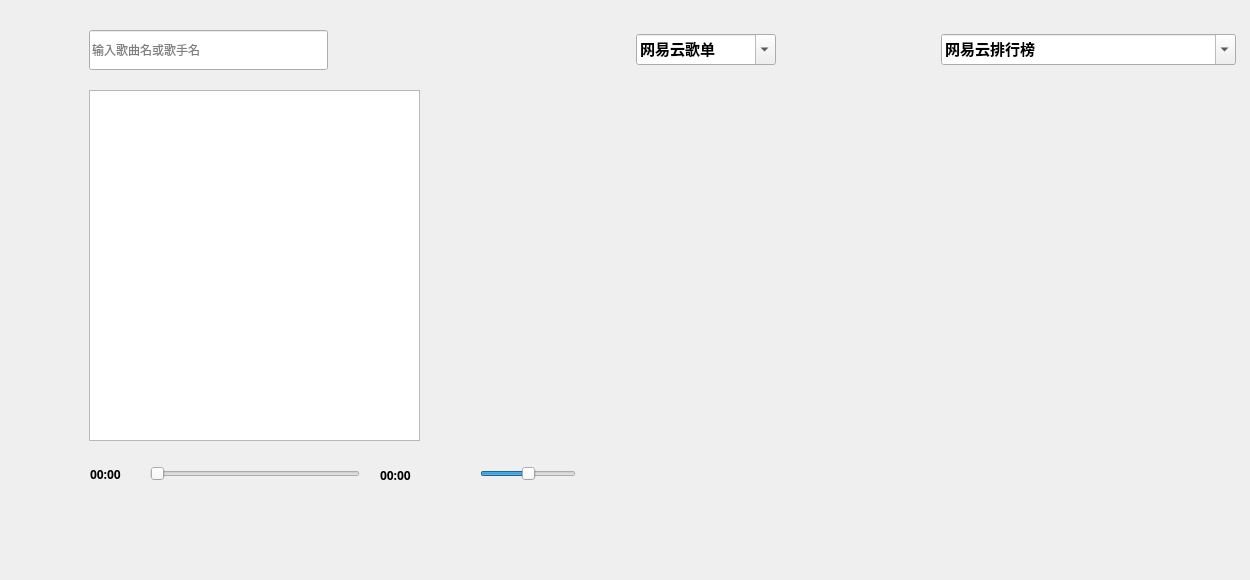
   <widget class="QWidget" name="tab_7">
    <attribute name="title">
     <string>Music</string>
    </attribute>
    <widget class="QWidget" name="gridLayoutWidget">
     <property name="geometry">
      <rect>
       <x>630</x>
       <y>70</y>
       <width>611</width>
       <height>501</height>
      </rect>
     </property>
     <layout class="QGridLayout" name="play_show">
      <item row="1" column="1">
       <widget class="QPushButton" name="title1">
        <property name="maximumSize">
         <size>
          <width>140</width>
          <height>60</height>
         </size>
        </property>
        <property name="font">
         <font>
          <family>思源黑体 CN Bold</family>
          <weight>75</weight>
          <bold>true</bold>
         </font>
        </property>
        <property name="toolTip">
         <string>单击</string>
        </property>
        <property name="styleSheet">
         <string notr="true">color: rgb(69, 137, 148);</string>
        </property>
        <property name="text">
         <string/>
        </property>
        <property name="flat">
         <bool>true</bool>
        </property>
       </widget>
      </item>
      <item row="2" column="3">
       <widget class="QLabel" name="img7">
        <property name="maximumSize">
         <size>
          <width>140</width>
          <height>140</height>
         </size>
        </property>
        <property name="toolTip">
         <string>点击下方标题</string>
        </property>
        <property name="text">
         <string/>
        </property>
        <property name="scaledContents">
         <bool>true</bool>
        </property>
       </widget>
      </item>
      <item row="2" column="0">
       <widget class="QLabel" name="img4">
        <property name="maximumSize">
         <size>
          <width>140</width>
          <height>140</height>
         </size>
        </property>
        <property name="toolTip">
         <string>点击下方标题</string>
        </property>
        <property name="text">
         <string/>
        </property>
        <property name="scaledContents">
         <bool>true</bool>
        </property>
       </widget>
      </item>
      <item row="0" column="1">
       <widget class="QLabel" name="img1">
        <property name="maximumSize">
         <size>
          <width>140</width>
          <height>140</height>
         </size>
        </property>
        <property name="toolTip">
         <string>点击下方标题</string>
        </property>
        <property name="text">
         <string/>
        </property>
        <property name="scaledContents">
         <bool>true</bool>
        </property>
       </widget>
      </item>
      <item row="3" column="2">
       <widget class="QPushButton" name="title6">
        <property name="maximumSize">
         <size>
          <width>140</width>
          <height>60</height>
         </size>
        </property>
        <property name="font">
         <font>
          <family>思源黑体 CN Bold</family>
          <weight>75</weight>
          <bold>true</bold>
         </font>
        </property>
        <property name="toolTip">
         <string>单击</string>
        </property>
        <property name="styleSheet">
         <string notr="true">color: rgb(69, 137, 148);</string>
        </property>
        <property name="text">
         <string/>
        </property>
        <property name="flat">
         <bool>true</bool>
        </property>
       </widget>
      </item>
      <item row="0" column="2">
       <widget class="QLabel" name="img2">
        <property name="maximumSize">
         <size>
          <width>140</width>
          <height>140</height>
         </size>
        </property>
        <property name="toolTip">
         <string>点击下方标题</string>
        </property>
        <property name="text">
         <string/>
        </property>
        <property name="scaledContents">
         <bool>true</bool>
        </property>
       </widget>
      </item>
      <item row="0" column="0">
       <widget class="QLabel" name="img0">
        <property name="enabled">
         <bool>true</bool>
        </property>
        <property name="maximumSize">
         <size>
          <width>140</width>
          <height>140</height>
         </size>
        </property>
        <property name="toolTip">
         <string>点击下方标题</string>
        </property>
        <property name="text">
         <string/>
        </property>
        <property name="scaledContents">
         <bool>true</bool>
        </property>
       </widget>
      </item>
      <item row="1" column="0">
       <widget class="QPushButton" name="title0">
        <property name="maximumSize">
         <size>
          <width>140</width>
          <height>60</height>
         </size>
        </property>
        <property name="font">
         <font>
          <family>思源黑体 CN Bold</family>
          <pointsize>9</pointsize>
          <weight>75</weight>
          <bold>true</bold>
         </font>
        </property>
        <property name="toolTip">
         <string>单击</string>
        </property>
        <property name="toolTipDuration">
         <number>-1</number>
        </property>
        <property name="styleSheet">
         <string notr="true">color: rgb(69, 137, 148);</string>
        </property>
        <property name="text">
         <string/>
        </property>
        <property name="flat">
         <bool>true</bool>
        </property>
       </widget>
      </item>
      <item row="2" column="1">
       <widget class="QLabel" name="img5">
        <property name="maximumSize">
         <size>
          <width>140</width>
          <height>140</height>
         </size>
        </property>
        <property name="toolTip">
         <string>点击下方标题</string>
        </property>
        <property name="text">
         <string/>
        </property>
        <property name="scaledContents">
         <bool>true</bool>
        </property>
       </widget>
      </item>
      <item row="3" column="0">
       <widget class="QPushButton" name="title4">
        <property name="maximumSize">
         <size>
          <width>140</width>
          <height>60</height>
         </size>
        </property>
        <property name="font">
         <font>
          <family>思源黑体 CN Bold</family>
          <weight>75</weight>
          <bold>true</bold>
         </font>
        </property>
        <property name="toolTip">
         <string>单击</string>
        </property>
        <property name="styleSheet">
         <string notr="true">color: rgb(69, 137, 148);</string>
        </property>
        <property name="text">
         <string/>
        </property>
        <property name="flat">
         <bool>true</bool>
        </property>
       </widget>
      </item>
      <item row="0" column="3">
       <widget class="QLabel" name="img3">
        <property name="maximumSize">
         <size>
          <width>140</width>
          <height>140</height>
         </size>
        </property>
        <property name="toolTip">
         <string>点击下方标题</string>
        </property>
        <property name="text">
         <string/>
        </property>
        <property name="scaledContents">
         <bool>true</bool>
        </property>
       </widget>
      </item>
      <item row="1" column="2">
       <widget class="QPushButton" name="title2">
        <property name="maximumSize">
         <size>
          <width>140</width>
          <height>60</height>
         </size>
        </property>
        <property name="font">
         <font>
          <family>思源黑体 CN Bold</family>
          <pointsize>9</pointsize>
          <weight>75</weight>
          <bold>true</bold>
         </font>
        </property>
        <property name="toolTip">
         <string>单击</string>
        </property>
        <property name="styleSheet">
         <string notr="true">color: rgb(69, 137, 148);</string>
        </property>
        <property name="text">
         <string/>
        </property>
        <property name="flat">
         <bool>true</bool>
        </property>
       </widget>
      </item>
      <item row="3" column="3">
       <widget class="QPushButton" name="title7">
        <property name="maximumSize">
         <size>
          <width>140</width>
          <height>60</height>
         </size>
        </property>
        <property name="font">
         <font>
          <family>思源黑体 CN Bold</family>
          <weight>75</weight>
          <bold>true</bold>
         </font>
        </property>
        <property name="toolTip">
         <string>单击</string>
        </property>
        <property name="styleSheet">
         <string notr="true">color: rgb(69, 137, 148);</string>
        </property>
        <property name="text">
         <string/>
        </property>
        <property name="flat">
         <bool>true</bool>
        </property>
       </widget>
      </item>
      <item row="1" column="3">
       <widget class="QPushButton" name="title3">
        <property name="maximumSize">
         <size>
          <width>140</width>
          <height>60</height>
         </size>
        </property>
        <property name="font">
         <font>
          <family>思源黑体 CN Bold</family>
          <weight>75</weight>
          <bold>true</bold>
         </font>
        </property>
        <property name="toolTip">
         <string>单击</string>
        </property>
        <property name="styleSheet">
         <string notr="true">color: rgb(69, 137, 148);</string>
        </property>
        <property name="text">
         <string/>
        </property>
        <property name="flat">
         <bool>true</bool>
        </property>
       </widget>
      </item>
      <item row="2" column="2">
       <widget class="QLabel" name="img6">
        <property name="maximumSize">
         <size>
          <width>140</width>
          <height>140</height>
         </size>
        </property>
        <property name="toolTip">
         <string>点击下方标题</string>
        </property>
        <property name="text">
         <string/>
        </property>
        <property name="scaledContents">
         <bool>true</bool>
        </property>
       </widget>
      </item>
      <item row="3" column="1">
       <widget class="QPushButton" name="title5">
        <property name="maximumSize">
         <size>
          <width>140</width>
          <height>60</height>
         </size>
        </property>
        <property name="font">
         <font>
          <family>思源黑体 CN Bold</family>
          <weight>75</weight>
          <bold>true</bold>
         </font>
        </property>
        <property name="toolTip">
         <string>单击</string>
        </property>
        <property name="styleSheet">
         <string notr="true">color: rgb(69, 137, 148);</string>
        </property>
        <property name="text">
         <string/>
        </property>
        <property name="flat">
         <bool>true</bool>
        </property>
       </widget>
      </item>
     </layout>
    </widget>
    <widget class="QLabel" name="label_15">
     <property name="geometry">
      <rect>
       <x>40</x>
       <y>30</y>
       <width>40</width>
       <height>40</height>
      </rect>
     </property>
     <property name="styleSheet">
      <string notr="true">image: url(./Image/home_sousuo.png);</string>
     </property>
     <property name="text">
      <string/>
     </property>
    </widget>
    <widget class="QLineEdit" name="home_input_Edit">
     <property name="geometry">
      <rect>
       <x>89</x>
       <y>30</y>
       <width>239</width>
       <height>40</height>
      </rect>
     </property>
     <property name="frame">
      <bool>true</bool>
     </property>
     <property name="dragEnabled">
      <bool>false</bool>
     </property>
     <property name="readOnly">
      <bool>false</bool>
     </property>
     <property name="placeholderText">
      <string>输入歌曲名或歌手名</string>
     </property>
     <property name="clearButtonEnabled">
      <bool>false</bool>
     </property>
    </widget>
    <widget class="QPushButton" name="home_Button_net">
     <property name="geometry">
      <rect>
       <x>362</x>
       <y>25</y>
       <width>64</width>
       <height>51</height>
      </rect>
     </property>
     <property name="font">
      <font>
       <family>微软雅黑</family>
       <pointsize>11</pointsize>
       <weight>75</weight>
       <italic>false</italic>
       <bold>true</bold>
       <underline>false</underline>
       <strikeout>false</strikeout>
       <kerning>true</kerning>
      </font>
     </property>
     <property name="toolTip">
      <string>网易云</string>
     </property>
     <property name="styleSheet">
      <string notr="true"/>
     </property>
     <property name="text">
      <string/>
     </property>
     <property name="icon">
      <iconset>
       <normaloff>Image/wyy.png</normaloff>Image/wyy.png</iconset>
     </property>
     <property name="iconSize">
      <size>
       <width>64</width>
       <height>64</height>
      </size>
     </property>
     <property name="checkable">
      <bool>false</bool>
     </property>
     <property name="autoExclusive">
      <bool>false</bool>
     </property>
     <property name="autoDefault">
      <bool>false</bool>
     </property>
     <property name="default">
      <bool>false</bool>
     </property>
     <property name="flat">
      <bool>true</bool>
     </property>
    </widget>
    <widget class="QListWidget" name="home_listWidget">
     <property name="geometry">
      <rect>
       <x>89</x>
       <y>90</y>
       <width>331</width>
       <height>351</height>
      </rect>
     </property>
     <property name="font">
      <font>
       <family>思源黑体 CN Bold</family>
       <pointsize>10</pointsize>
       <weight>75</weight>
       <italic>false</italic>
       <bold>true</bold>
       <underline>false</underline>
       <strikeout>false</strikeout>
      </font>
     </property>
    </widget>
    <widget class="QPushButton" name="music_pre">
     <property name="geometry">
      <rect>
       <x>172</x>
       <y>500</y>
       <width>48</width>
       <height>48</height>
      </rect>
     </property>
     <property name="minimumSize">
      <size>
       <width>48</width>
       <height>48</height>
      </size>
     </property>
     <property name="maximumSize">
      <size>
       <width>48</width>
       <height>48</height>
      </size>
     </property>
     <property name="toolTip">
      <string>上一首</string>
     </property>
     <property name="text">
      <string/>
     </property>
     <property name="icon">
      <iconset>
       <normaloff>Image/上一首-01.png</normaloff>Image/上一首-01.png</iconset>
     </property>
     <property name="iconSize">
      <size>
       <width>48</width>
       <height>48</height>
      </size>
     </property>
     <property name="flat">
      <bool>true</bool>
     </property>
    </widget>
    <widget class="QPushButton" name="music_start_stop">
     <property name="geometry">
      <rect>
       <x>232</x>
       <y>500</y>
       <width>48</width>
       <height>48</height>
      </rect>
     </property>
     <property name="minimumSize">
      <size>
       <width>48</width>
       <height>48</height>
      </size>
     </property>
     <property name="maximumSize">
      <size>
       <width>48</width>
       <height>48</height>
      </size>
     </property>
     <property name="toolTip">
      <string>播放/暂停</string>
     </property>
     <property name="text">
      <string/>
     </property>
     <property name="icon">
      <iconset>
       <normaloff>Image/播放-01.png</normaloff>Image/播放-01.png</iconset>
     </property>
     <property name="iconSize">
      <size>
       <width>48</width>
       <height>48</height>
      </size>
     </property>
     <property name="flat">
      <bool>true</bool>
     </property>
    </widget>
    <widget class="QPushButton" name="music_next">
     <property name="geometry">
      <rect>
       <x>292</x>
       <y>500</y>
       <width>48</width>
       <height>48</height>
      </rect>
     </property>
     <property name="minimumSize">
      <size>
       <width>48</width>
       <height>48</height>
      </size>
     </property>
     <property name="maximumSize">
      <size>
       <width>48</width>
       <height>48</height>
      </size>
     </property>
     <property name="toolTip">
      <string>下一首</string>
     </property>
     <property name="text">
      <string/>
     </property>
     <property name="icon">
      <iconset>
       <normaloff>Image/下一首-01.png</normaloff>Image/下一首-01.png</iconset>
     </property>
     <property name="iconSize">
      <size>
       <width>48</width>
       <height>48</height>
      </size>
     </property>
     <property name="flat">
      <bool>true</bool>
     </property>
    </widget>
    <widget class="QLabel" name="home_m">
     <property name="geometry">
      <rect>
       <x>40</x>
       <y>454</y>
       <width>40</width>
       <height>40</height>
      </rect>
     </property>
     <property name="styleSheet">
      <string notr="true">image: url(./Image/home_music.png);</string>
     </property>
     <property name="text">
      <string/>
     </property>
    </widget>
    <widget class="QLabel" name="time_pre_2">
     <property name="geometry">
      <rect>
       <x>90</x>
       <y>450</y>
       <width>40</width>
       <height>49</height>
      </rect>
     </property>
     <property name="font">
      <font>
       <family>思源黑体 CN Bold</family>
       <pointsize>9</pointsize>
       <weight>75</weight>
       <italic>false</italic>
       <bold>true</bold>
       <underline>false</underline>
       <strikeout>false</strikeout>
      </font>
     </property>
     <property name="text">
      <string>00:00</string>
     </property>
    </widget>
    <widget class="QSlider" name="time_line">
     <property name="geometry">
      <rect>
       <x>150</x>
       <y>464</y>
       <width>210</width>
       <height>20</height>
      </rect>
     </property>
     <property name="tracking">
      <bool>true</bool>
     </property>
     <property name="orientation">
      <enum>Qt::Horizontal</enum>
     </property>
     <property name="invertedAppearance">
      <bool>false</bool>
     </property>
     <property name="invertedControls">
      <bool>false</bool>
     </property>
     <property name="tickPosition">
      <enum>QSlider::NoTicks</enum>
     </property>
     <property name="tickInterval">
      <number>0</number>
     </property>
    </widget>
    <widget class="QLabel" name="time_pre_3">
     <property name="geometry">
      <rect>
       <x>380</x>
       <y>450</y>
       <width>40</width>
       <height>51</height>
      </rect>
     </property>
     <property name="font">
      <font>
       <family>思源黑体 CN Bold</family>
       <pointsize>9</pointsize>
       <weight>75</weight>
       <italic>false</italic>
       <bold>true</bold>
       <underline>false</underline>
       <strikeout>false</strikeout>
      </font>
     </property>
     <property name="text">
      <string>00:00</string>
     </property>
    </widget>
    <widget class="QLabel" name="volume">
     <property name="geometry">
      <rect>
       <x>587</x>
       <y>459</y>
       <width>30</width>
       <height>30</height>
      </rect>
     </property>
     <property name="text">
      <string/>
     </property>
     <property name="pixmap">
      <pixmap>Image/horn.png</pixmap>
     </property>
    </widget>
    <widget class="QSlider" name="volume_line">
     <property name="geometry">
      <rect>
       <x>480</x>
       <y>464</y>
       <width>96</width>
       <height>20</height>
      </rect>
     </property>
     <property name="pageStep">
      <number>0</number>
     </property>
     <property name="value">
      <number>50</number>
     </property>
     <property name="orientation">
      <enum>Qt::Horizontal</enum>
     </property>
     <property name="tickPosition">
      <enum>QSlider::NoTicks</enum>
     </property>
     <property name="tickInterval">
      <number>0</number>
     </property>
    </widget>
    <widget class="QPushButton" name="home_download_Button">
     <property name="geometry">
      <rect>
       <x>426</x>
       <y>500</y>
       <width>50</width>
       <height>50</height>
      </rect>
     </property>
     <property name="font">
      <font>
       <family>微软雅黑</family>
       <pointsize>10</pointsize>
       <weight>75</weight>
       <italic>false</italic>
       <bold>true</bold>
       <underline>false</underline>
       <strikeout>false</strikeout>
       <kerning>true</kerning>
      </font>
     </property>
     <property name="toolTip">
      <string>下载音乐</string>
     </property>
     <property name="text">
      <string/>
     </property>
     <property name="icon">
      <iconset>
       <normaloff>Image/dowload.png</normaloff>Image/dowload.png</iconset>
     </property>
     <property name="iconSize">
      <size>
       <width>50</width>
       <height>50</height>
      </size>
     </property>
     <property name="flat">
      <bool>true</bool>
     </property>
    </widget>
    <widget class="QPushButton" name="open_Button_4">
     <property name="geometry">
      <rect>
       <x>502</x>
       <y>500</y>
       <width>52</width>
       <height>52</height>
      </rect>
     </property>
     <property name="font">
      <font>
       <family>微软雅黑</family>
       <pointsize>10</pointsize>
       <weight>75</weight>
       <italic>false</italic>
       <bold>true</bold>
       <underline>false</underline>
       <strikeout>false</strikeout>
       <kerning>true</kerning>
      </font>
     </property>
     <property name="toolTip">
      <string>打开文件夹</string>
     </property>
     <property name="text">
      <string/>
     </property>
     <property name="icon">
      <iconset>
       <normaloff>Image/file.png</normaloff>Image/file.png</iconset>
     </property>
     <property name="iconSize">
      <size>
       <width>52</width>
       <height>52</height>
      </size>
     </property>
     <property name="flat">
      <bool>true</bool>
     </property>
    </widget>
    <widget class="QLabel" name="home_music_name_label">
     <property name="geometry">
      <rect>
       <x>43</x>
       <y>514</y>
       <width>110</width>
       <height>21</height>
      </rect>
     </property>
     <property name="font">
      <font>
       <family>思源黑体 CN Bold</family>
       <pointsize>10</pointsize>
      </font>
     </property>
     <property name="styleSheet">
      <string notr="true">color: rgb(8, 169, 255);</string>
     </property>
     <property name="text">
      <string/>
     </property>
    </widget>
    <widget class="QPushButton" name="song_modle">
     <property name="geometry">
      <rect>
       <x>437</x>
       <y>460</y>
       <width>30</width>
       <height>30</height>
      </rect>
     </property>
     <property name="minimumSize">
      <size>
       <width>30</width>
       <height>30</height>
      </size>
     </property>
     <property name="maximumSize">
      <size>
       <width>30</width>
       <height>30</height>
      </size>
     </property>
     <property name="toolTip">
      <string>列表循环</string>
     </property>
     <property name="text">
      <string/>
     </property>
     <property name="icon">
      <iconset>
       <normaloff>Image/列表循环.png</normaloff>Image/列表循环.png</iconset>
     </property>
     <property name="iconSize">
      <size>
       <width>30</width>
       <height>30</height>
      </size>
     </property>
     <property name="flat">
      <bool>true</bool>
     </property>
    </widget>
    <widget class="QComboBox" name="home_comboBox">
     <property name="geometry">
      <rect>
       <x>636</x>
       <y>34</y>
       <width>140</width>
       <height>31</height>
      </rect>
     </property>
     <property name="font">
      <font>
       <family>思源黑体 CN Bold</family>
       <pointsize>11</pointsize>
       <weight>75</weight>
       <italic>false</italic>
       <bold>true</bold>
       <underline>false</underline>
       <strikeout>false</strikeout>
      </font>
     </property>
     <property name="editable">
      <bool>true</bool>
     </property>
     <property name="duplicatesEnabled">
      <bool>false</bool>
     </property>
     <property name="frame">
      <bool>true</bool>
     </property>
     <item>
      <property name="text">
       <string>网易云歌单</string>
      </property>
     </item>
     <item>
      <property name="text">
       <string>华语</string>
      </property>
     </item>
     <item>
      <property name="text">
       <string>欧美</string>
      </property>
     </item>
     <item>
      <property name="text">
       <string>日语</string>
      </property>
     </item>
     <item>
      <property name="text">
       <string>韩语</string>
      </property>
     </item>
     <item>
      <property name="text">
       <string>粤语</string>
      </property>
     </item>
     <item>
      <property name="text">
       <string>说唱</string>
      </property>
     </item>
     <item>
      <property name="text">
       <string>流行</string>
      </property>
     </item>
     <item>
      <property name="text">
       <string>民谣</string>
      </property>
     </item>
     <item>
      <property name="text">
       <string>爵士</string>
      </property>
     </item>
     <item>
      <property name="text">
       <string>乡村</string>
      </property>
     </item>
     <item>
      <property name="text">
       <string>古典</string>
      </property>
     </item>
     <item>
      <property name="text">
       <string>古风</string>
      </property>
     </item>
     <item>
      <property name="text">
       <string>清晨</string>
      </property>
     </item>
     <item>
      <property name="text">
       <string>夜晚</string>
      </property>
     </item>
     <item>
      <property name="text">
       <string>学习</string>
      </property>
     </item>
     <item>
      <property name="text">
       <string>工作</string>
      </property>
     </item>
    </widget>
    <widget class="QPushButton" name="home_Button_qq">
     <property name="geometry">
      <rect>
       <x>450</x>
       <y>25</y>
       <width>64</width>
       <height>51</height>
      </rect>
     </property>
     <property name="font">
      <font>
       <family>微软雅黑</family>
       <pointsize>11</pointsize>
       <weight>75</weight>
       <italic>false</italic>
       <bold>true</bold>
       <underline>false</underline>
       <strikeout>false</strikeout>
       <kerning>true</kerning>
      </font>
     </property>
     <property name="toolTip">
      <string>QQ音乐</string>
     </property>
     <property name="styleSheet">
      <string notr="true"/>
     </property>
     <property name="text">
      <string/>
     </property>
     <property name="icon">
      <iconset>
       <normaloff>Image/qqmusic.png</normaloff>Image/qqmusic.png</iconset>
     </property>
     <property name="iconSize">
      <size>
       <width>64</width>
       <height>64</height>
      </size>
     </property>
     <property name="flat">
      <bool>true</bool>
     </property>
    </widget>
    <widget class="QPushButton" name="home_Button_ku">
     <property name="geometry">
      <rect>
       <x>535</x>
       <y>25</y>
       <width>71</width>
       <height>51</height>
      </rect>
     </property>
     <property name="font">
      <font>
       <family>微软雅黑</family>
       <pointsize>11</pointsize>
       <weight>75</weight>
       <italic>false</italic>
       <bold>true</bold>
       <underline>false</underline>
       <strikeout>false</strikeout>
       <kerning>true</kerning>
      </font>
     </property>
     <property name="toolTip">
      <string>酷狗音乐</string>
     </property>
     <property name="styleSheet">
      <string notr="true"/>
     </property>
     <property name="text">
      <string/>
     </property>
     <property name="icon">
      <iconset>
       <normaloff>Image/kmusic.png</normaloff>Image/kmusic.png</iconset>
     </property>
     <property name="iconSize">
      <size>
       <width>52</width>
       <height>52</height>
      </size>
     </property>
     <property name="flat">
      <bool>true</bool>
     </property>
    </widget>
    <widget class="QTextEdit" name="home_id_Edit">
     <property name="geometry">
      <rect>
       <x>170</x>
       <y>150</y>
       <width>104</width>
       <height>78</height>
      </rect>
     </property>
     <property name="html">
      <string>&lt;!DOCTYPE HTML PUBLIC &quot;-//W3C//DTD HTML 4.0//EN&quot; &quot;http://www.w3.org/TR/REC-html40/strict.dtd&quot;&gt;
&lt;html&gt;&lt;head&gt;&lt;meta name=&quot;qrichtext&quot; content=&quot;1&quot; /&gt;&lt;style type=&quot;text/css&quot;&gt;
p, li { white-space: pre-wrap; }
&lt;/style&gt;&lt;/head&gt;&lt;body style=&quot; font-family:'思源黑体 CN Bold'; font-size:12pt; font-weight:600; font-style:normal;&quot;&gt;
&lt;p style=&quot;-qt-paragraph-type:empty; margin-top:0px; margin-bottom:0px; margin-left:0px; margin-right:0px; -qt-block-indent:0; text-indent:0px; font-size:10pt;&quot;&gt;&lt;br /&gt;&lt;/p&gt;&lt;/body&gt;&lt;/html&gt;</string>
     </property>
    </widget>
    <widget class="QComboBox" name="home_comboBox_2">
     <property name="geometry">
      <rect>
       <x>941</x>
       <y>34</y>
       <width>295</width>
       <height>31</height>
      </rect>
     </property>
     <property name="font">
      <font>
       <family>思源黑体 CN Bold</family>
       <pointsize>11</pointsize>
       <weight>75</weight>
       <italic>false</italic>
       <bold>true</bold>
       <underline>false</underline>
       <strikeout>false</strikeout>
      </font>
     </property>
     <property name="editable">
      <bool>true</bool>
     </property>
     <property name="duplicatesEnabled">
      <bool>false</bool>
     </property>
     <property name="frame">
      <bool>true</bool>
     </property>
     <item>
      <property name="text">
       <string>网易云排行榜</string>
      </property>
     </item>
     <item>
      <property name="text">
       <string>云音乐飙升榜</string>
      </property>
     </item>
     <item>
      <property name="text">
       <string>云音乐新歌榜</string>
      </property>
     </item>
     <item>
      <property name="text">
       <string>网易原创歌曲榜</string>
      </property>
     </item>
     <item>
      <property name="text">
       <string>云音乐热歌榜</string>
      </property>
     </item>
     <item>
      <property name="text">
       <string>云音乐说唱榜</string>
      </property>
     </item>
     <item>
      <property name="text">
       <string>云音乐古典音乐榜</string>
      </property>
     </item>
     <item>
      <property name="text">
       <string>云音乐电音榜</string>
      </property>
     </item>
     <item>
      <property name="text">
       <string>抖音排行榜</string>
      </property>
     </item>
     <item>
      <property name="text">
       <string>新声榜</string>
      </property>
     </item>
     <item>
      <property name="text">
       <string>云音乐ACG音乐榜</string>
      </property>
     </item>
     <item>
      <property name="text">
       <string>云音乐韩语榜</string>
      </property>
     </item>
     <item>
      <property name="text">
       <string>云音乐国电榜</string>
      </property>
     </item>
     <item>
      <property name="text">
       <string>英国Q杂志中文版周榜</string>
      </property>
     </item>
     <item>
      <property name="text">
       <string>电竞音乐榜</string>
      </property>
     </item>
     <item>
      <property name="text">
       <string>UK排行榜周榜</string>
      </property>
     </item>
     <item>
      <property name="text">
       <string>美国Billboard周榜</string>
      </property>
     </item>
     <item>
      <property name="text">
       <string>Beatport全球电子舞曲榜</string>
      </property>
     </item>
     <item>
      <property name="text">
       <string>KTV唛榜</string>
      </property>
     </item>
     <item>
      <property name="text">
       <string>iTunes榜</string>
      </property>
     </item>
     <item>
      <property name="text">
       <string>日本Oricon周榜</string>
      </property>
     </item>
     <item>
      <property name="text">
       <string>Hit FM Top榜</string>
      </property>
     </item>
     <item>
      <property name="text">
       <string>台湾Hito排行榜</string>
      </property>
     </item>
     <item>
      <property name="text">
       <string>云音乐欧美热歌榜</string>
      </property>
     </item>
     <item>
      <property name="text">
       <string>云音乐欧美新歌榜</string>
      </property>
     </item>
     <item>
      <property name="text">
       <string>法国 NRJ Vos Hits 周榜</string>
      </property>
     </item>
     <item>
      <property name="text">
       <string>中国新乡村音乐排行榜</string>
      </property>
     </item>
    </widget>
    <widget class="QLabel" name="music_list_label_2">
     <property name="geometry">
      <rect>
       <x>830</x>
       <y>530</y>
       <width>281</width>
       <height>40</height>
      </rect>
     </property>
     <property name="font">
      <font>
       <family>微软雅黑</family>
       <pointsize>12</pointsize>
       <weight>75</weight>
       <italic>false</italic>
       <bold>true</bold>
       <underline>false</underline>
       <strikeout>false</strikeout>
       <kerning>true</kerning>
      </font>
     </property>
     <property name="text">
      <string/>
     </property>
    </widget>
    <widget class="QLabel" name="hmoe_show_label">
     <property name="geometry">
      <rect>
       <x>790</x>
       <y>34</y>
       <width>140</width>
       <height>31</height>
      </rect>
     </property>
     <property name="font">
      <font>
       <family>思源黑体 CN Bold</family>
       <pointsize>11</pointsize>
       <weight>75</weight>
       <italic>false</italic>
       <bold>true</bold>
       <underline>false</underline>
       <strikeout>false</strikeout>
       <kerning>true</kerning>
      </font>
     </property>
     <property name="styleSheet">
      <string notr="true">color: rgb(1, 175, 255);</string>
     </property>
     <property name="text">
      <string/>
     </property>
    </widget>
    <zorder>home_id_Edit</zorder>
    <zorder>gridLayoutWidget</zorder>
    <zorder>label_15</zorder>
    <zorder>home_input_Edit</zorder>
    <zorder>home_Button_net</zorder>
    <zorder>home_listWidget</zorder>
    <zorder>music_pre</zorder>
    <zorder>music_start_stop</zorder>
    <zorder>music_next</zorder>
    <zorder>home_m</zorder>
    <zorder>time_pre_2</zorder>
    <zorder>time_line</zorder>
    <zorder>time_pre_3</zorder>
    <zorder>volume</zorder>
    <zorder>volume_line</zorder>
    <zorder>home_download_Button</zorder>
    <zorder>open_Button_4</zorder>
    <zorder>home_music_name_label</zorder>
    <zorder>song_modle</zorder>
    <zorder>home_comboBox</zorder>
    <zorder>home_Button_qq</zorder>
    <zorder>home_Button_ku</zorder>
    <zorder>home_comboBox_2</zorder>
    <zorder>music_list_label_2</zorder>
    <zorder>hmoe_show_label</zorder>
   </widget>
